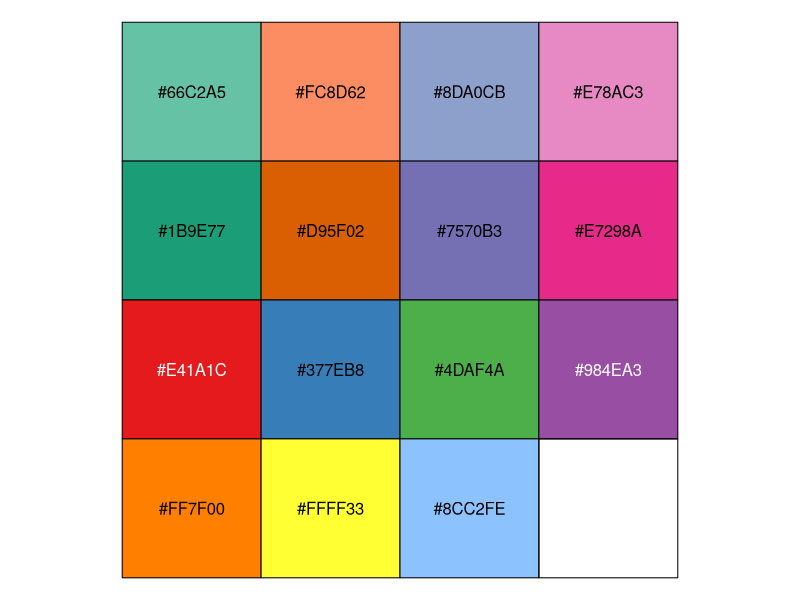
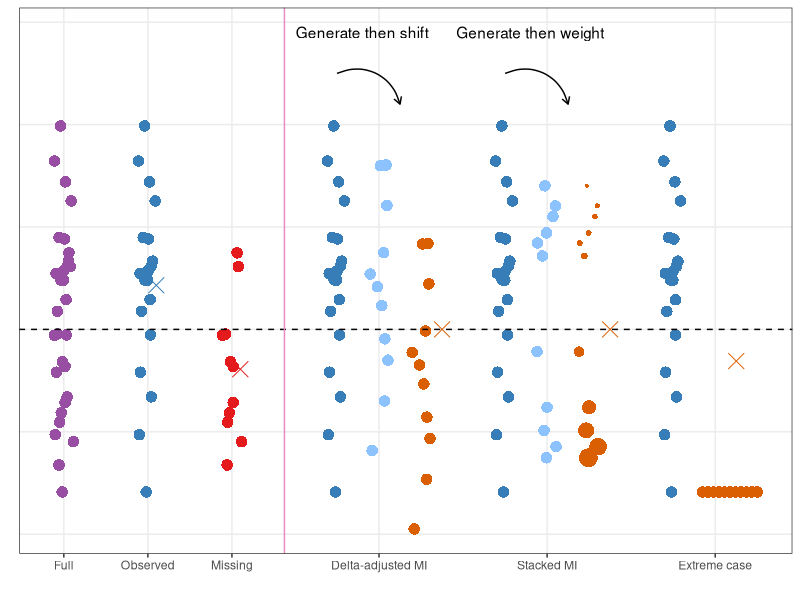
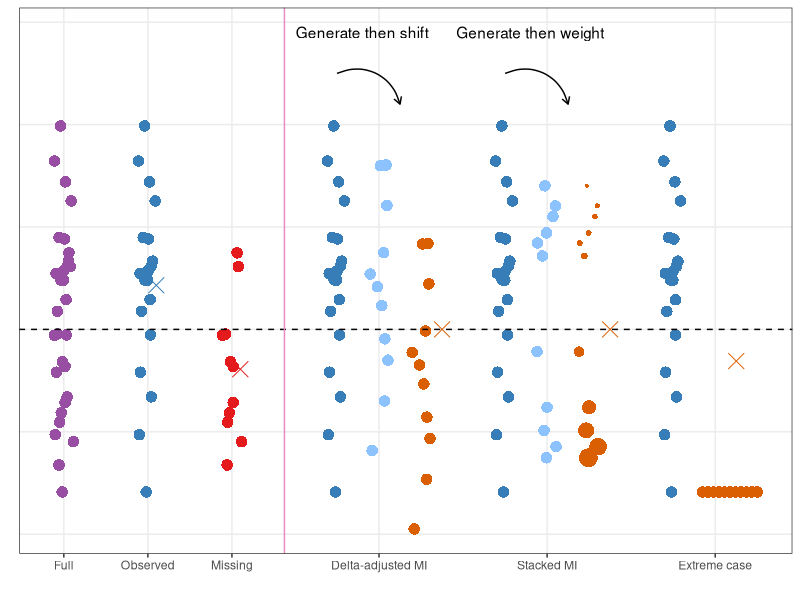

These charts were generated, in order, by the following R code:
# cr_figure2_v2
#
# This script will create Figures 2 (version 2) for the paper 
# "Sensitivity analyses for missing data: A practical guide for planning, 
#  conducting and reporting."
# 
# Written by R Mainzer

# Load packages
library(colorspace)
library(ggplot2)
library(RColorBrewer)
library(scales)

# Set seed
set.seed(170924)

# ------------------------------------------------------------------------------

# Generate variables
n <- 30
y <- rnorm(n)
pmy <- exp(0.1 + 1.5 * y) / (1 + exp(0.1 + 1.5 * y))
my <- ifelse(runif(n) > pmy, 1, 0)
table(my)/n
head(data.frame(y, pmy, my))

nmiss <- sum(my)

# Generate x-coordinates
x <- runif(n, min = 0.75, max = 1.25)

# ------------------------------------------------------------------------------

# Full
# x ~ 1
dat <- data.frame(name = "Full", y = y, x = x, col = 0, shape = 0, size = 1)

# Observed
# x ~ 2
yobs <- y[which(my == 0)]
xobs <- x[which(my == 0)] + 1
dat <- rbind(dat, 
             data.frame(name = "Obs", y = yobs, x = xobs, col = 1, shape = 0, size = 1),
             data.frame(name = "Obs", y = mean(yobs), x = 2.2, col = 1, shape = 1, size = 1.6))

# Missing
# x ~ 3
ymis <- y[which(my == 1)]
xmis <- x[which(my == 1)] + 2
dat <- rbind(dat, 
             data.frame(name = "Miss", y = ymis, x = xmis, col = 2, shape = 0, size = 1),
             data.frame(name = "Miss", y = mean(ymis), x = 3.2, col = 2, shape = 1, size = 1.6))

# ------------------------------------------------------------------------------

# Delta-adjusted MI
# x ~ 4, 5, 6
pm1 <- yobs
pm2 <- rnorm(nmiss)
pm3 <- pm2 - 0.765
xpm1 <- xobs + 2
xpm2 <- runif(nmiss, min = 4.75, max = 5.25)
xpm3 <- xpm2 + 1
dat <- rbind(dat, 
             data.frame(name = "delta", y = pm1, x = xpm1, col = 1, shape = 0, size = 1),
             data.frame(name = "delta", y = pm2, x = xpm2, col = 7, shape = 0, size = 1),
             data.frame(name = "delta", y = pm3, x = xpm3, col = 3, shape = 0, size = 1),
             data.frame(name = "delta", y = 0, x = 6.5, col = 3, shape = 1, size = 1.6))

# Stacked MI
# x ~ 8, 9, 10
sm1 <- yobs
sm2 <- rnorm(nmiss)
sm3 <- sm2
xsm1 <- xpm1 + 4
xsm2 <- runif(nmiss, min = 8.75, max = 9.25)
xsm3 <- xsm2 + 1

pmy_s <- exp(0.6 + 1.5 * sm2) / (1 + exp(0.6 + 1.5 * sm2))
#which(pmy_s == min(pmy_s))
#pmy_s[21] <- 0.208

mean(c(sm1/length(sm1), sm2/pmy_s))
dat <- rbind(dat, 
             data.frame(name = "stacked", y = sm1, x = xsm1, col = 1, shape = 0, size = 1),
             data.frame(name = "stacked", y = sm2, x = xsm2, col = 7, shape = 0, size = 1),
             data.frame(name = "stacked", y = sm3, x = xsm3, col = 3, shape = 0, size = 0.5/pmy_s),
             data.frame(name = "stacked", y = 0, x = 10.5, col = 3, shape = 1, size = 1.6))

# Extreme case approach
# x ~ 12, 13
ec1 <- yobs
ec2 <- rep(min(yobs), nmiss)
xec1 <- xobs + 10
xec2 <- seq(12.7, 14, length = nmiss)
dat <- rbind(dat,
             data.frame(name = "extreme", y = ec1, x = xec1, col = 1, shape = 0, size = 1),
             data.frame(name = "extreme", y = ec2, x = xec2, col = 3, shape = 0, size = 1),
             data.frame(name = "extreme", y = mean(c(ec1, ec2)), x = 13.5, col = 3, shape = 1, size = 1.6))

# ------------------------------------------------------------------------------

# Edit x axis for Full, Observed, Missing
dat$x[dat$name == "Full"] <- dat$x[dat$name == "Full"] - 3.5
dat$x[dat$name == "Obs"] <- dat$x[dat$name == "Obs"] - 2.5
dat$x[dat$name == "Miss"] <- dat$x[dat$name == "Miss"] - 1.5

# Pick colours
lighten(col = "#377EB8", amount = 0.26, method = c("absolute"), space = c("HCL"), 
        fixup = TRUE)

pal1 <- brewer.pal(n = 4, name = "Set2")
pal2 <- brewer.pal(n = 4, name = "Dark2")
pal3 <- brewer.pal(n = 6, name = "Set1")
show_col(c(pal1, pal2, pal3, "#8CC2FE"))

# Graph
fig <- ggplot(dat, aes(x = x, y = y)) + 
  geom_point(aes(color = factor(col), 
                 shape = factor(shape),
                 size = size)) +
  geom_hline(aes(yintercept = 0, col = "red"), linetype = 2) +
  geom_vline(aes(xintercept = 2.75, col = "black")) +
  annotate("curve", x = 4, y = 2.5, xend = 5.5, yend = 2.2,
           curvature = -0.5, arrow = arrow(length = unit(0.2, 'cm'))) +
  annotate("text", x = 4.6, y = 2.9, label = "Generate then shift") + 
  #annotate("curve", x = 5, y = 2.5, xend = 5.8, yend = 2.2,
  #         curvature = -0.5, arrow = arrow(length = unit(0.2, 'cm'))) +
  #annotate("text", x = 6, y = 2.8, label = "Shift") + 
  annotate("curve", x = 8, y = 2.5, xend = 9.5, yend = 2.2,
           curvature = -0.5, arrow = arrow(length = unit(0.2, 'cm'))) +
  annotate("text", x = 8.6, y = 2.9, label = "Generate then weight") + 
  #annotate("curve", x = 9, y = 2.5, xend = 9.8, yend = 2.2,
  #         curvature = -0.5, arrow = arrow(length = unit(0.2, 'cm'))) +
  #annotate("text", x = 9.5, y = 2.8, label = "Weight") + 
  scale_x_continuous(breaks = c(-2.5, -0.5, 1.5, 5, 9, 13),
                     labels = c("Full", "Observed", "Missing",
                                "Delta-adjusted MI", "Stacked MI",
                                "Extreme case")) +
  xlab(" ") +
  ylab(" ") +
  #scale_y_continuous(limits = c(-2.5, 2.2)) +
  scale_shape_manual(values = c(16, 4)) +
  scale_color_manual(values = c("#984EA3", "#377EB8", "#E41A1C", 
                                "#D95F02", "#8CC2FE", "black", "#E78AC3")) +
  theme_bw() +
  theme(legend.position = "none",
        axis.text.y = element_blank(), 
        axis.ticks.y = element_blank(),
        axis.title.y = element_text(angle = 0, vjust = 0.5),
        axis.title.x = element_text(hjust = 0),
        panel.grid.minor = element_blank())
fig

ggsave("results/Figure 2.jpg", plot = last_plot(), width = 9.1, height = 4.2, units = "in")
